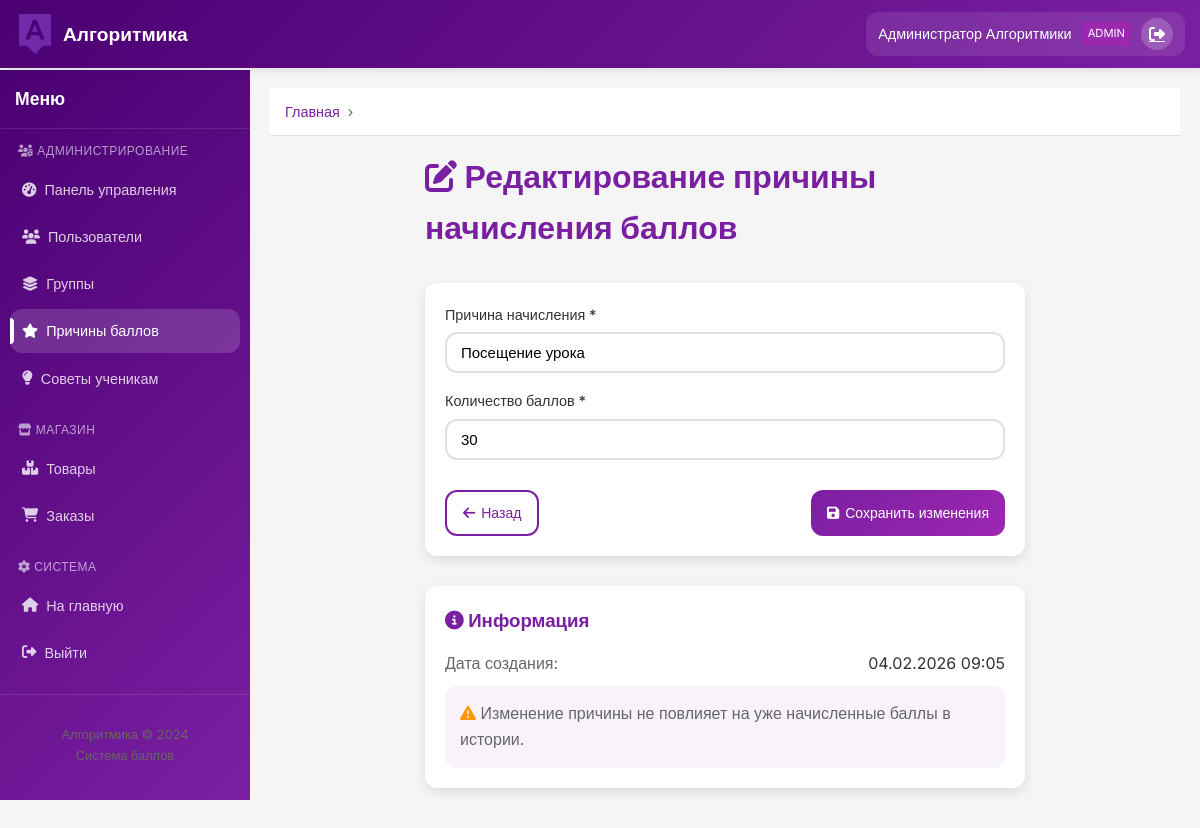
The app's page /admin/reward_reasons/1/edit (signed in) with its own data.
### app.py (models this page shows)
class User(UserMixin, db.Model):
    id = db.Column(db.Integer, primary_key=True)
    username = db.Column(db.String(80), unique=True, nullable=False)
    password = db.Column(db.String(200), nullable=False)
    visible_password = db.Column(db.String(80), nullable=True)
    first_name = db.Column(db.String(80), nullable=False)
    last_name = db.Column(db.String(80), nullable=False)
    role = db.Column(db.String(20), nullable=False)  # admin, teacher, student
    group_id = db.Column(db.Integer, db.ForeignKey('group.id'), nullable=True)
    points = db.Column(db.Integer, default=0)
    earned_points = db.Column(db.Integer, default=0)
    created_at = db.Column(db.DateTime, default=datetime.utcnow)
    group = db.relationship('Group', backref='students', foreign_keys=[group_id])
    points_history = db.relationship('PointsHistory', backref='user', lazy=True,
                                     foreign_keys='PointsHistory.user_id')
    orders = db.relationship('Order', backref='student', lazy=True,
                            foreign_keys='Order.student_id')

class RewardReason(db.Model):
    id = db.Column(db.Integer, primary_key=True)
    reason = db.Column(db.String(200), nullable=False)
    points = db.Column(db.Integer, nullable=False)
    order = db.Column(db.Integer, default=0)
    created_at = db.Column(db.DateTime, default=datetime.utcnow)

### app.py (the view)
@app.route('/admin/reward_reasons/<int:reason_id>/edit', methods=['GET', 'POST'])
@login_required
def edit_reward_reason(reason_id):
    if current_user.role != 'admin':
        return redirect(url_for('index'))
    reason = RewardReason.query.get_or_404(reason_id)
    if request.method == 'POST':
        reason.reason = request.form['reason']
        reason.points = int(request.form['points'])
        db.session.commit()
        flash('Причина обновлена', 'success')
        return redirect(url_for('admin_reward_reasons'))
    return render_template('admin/edit_reward_reason.html', reason=reason)

### app.py (called while the page is built)
@login_manager.user_loader
def load_user(user_id):
    return User.query.get(int(user_id))

@app.context_processor
def inject_now():
    return {'datetime': datetime}

### templates/admin/edit_reward_reason.html (shortened to what this page needs)
{% extends "base.html" %}
{% block content %}
<div class="container">
    <div style="max-width: 600px; margin: 0 auto;">
        <h1 style="color: var(--primary-color); margin-bottom: 30px;">
            <i class="fas fa-edit"></i> Редактирование причины начисления баллов
        </h1>
        <div class="card fade-in">
            <form method="POST" action="{{ url_for('edit_reward_reason', reason_id=reason.id) }}">
                <div class="form-group">
                    <label class="form-label">Причина начисления *</label>
                    <input type="text" name="reason" class="form-control"
                           value="{{ reason.reason }}" required>
                </div>
                <div class="form-group">
                    <label class="form-label">Количество баллов *</label>
                    <input type="number" name="points" class="form-control"
                           min="1" value="{{ reason.points }}" required>
                </div>
                <div style="display: flex; justify-content: space-between; margin-top: 30px;">
                    <a href="{{ url_for('admin_reward_reasons') }}" class="btn btn-secondary">
                        <i class="fas fa-arrow-left"></i> Назад
                    </a>
                    <button type="submit" class="btn btn-primary">
                        <i class="fas fa-save"></i> Сохранить изменения
                    </button>
                </div>
            </form>
        </div>
        <div class="card fade-in" style="margin-top: 30px;">
            <h3 style="color: var(--primary-color); margin-bottom: 15px;">
                <i class="fas fa-info-circle"></i> Информация
            </h3>
            <div style="display: flex; flex-direction: column; gap: 10px;">
                <div style="display: flex; justify-content: space-between;">
                    <span style="color: var(--text-light);">Дата создания:</span>
                    <span>{{ reason.created_at.strftime('%d.%m.%Y %H:%M') }}</span>
                </div>
                <div style="background: rgba(123, 31, 162, 0.05); padding: 15px; border-radius: var(--radius);">
                    <p style="margin-bottom: 0; color: var(--text-light);">
                        <i class="fas fa-exclamation-triangle" style="color: var(--warning-color);"></i>
                        Изменение причины не повлияет на уже начисленные баллы в истории.
                    </p>
                </div>
            </div>
        </div>
    </div>
</div>
{% endblock %}

### templates/base.html (shortened to what this page needs)
<!DOCTYPE html>
<html lang="ru">
<head>
    <link rel="stylesheet" href="{{ url_for('static', filename='css/style.css') }}">
    <link rel="stylesheet" href="https://cdnjs.cloudflare.com/ajax/libs/font-awesome/6.4.0/css/all.min.css">
</head>
<body>
    <nav class="navbar">
        <div class="container">
            <a href="/" class="logo">
                <img src="{{ url_for('static', filename='images/logo.png') }}" alt="Алгоритмика" style="height: 40px;">
                <span>Алгоритмика</span>
            </a>
            {% if current_user.is_authenticated %}
            <div class="user-menu">
                <span class="user-name">{{ current_user.first_name }} {{ current_user.last_name }}</span>
                <span class="user-role">{{ current_user.role|capitalize }}</span>
                <a href="{{ url_for('logout') }}" class="btn-logout" title="Выйти">
                    <i class="fas fa-sign-out-alt"></i>
                </a>
            </div>
            {% endif %}
        </div>
    </nav>
    <div class="main-wrapper">
        {% if current_user.is_authenticated %}
        <aside class="sidebar">
            <div class="sidebar-content">
                <div class="sidebar-header">
                    <h3>Меню</h3>
                </div>
                <nav class="sidebar-nav">
                    {% if current_user.role == 'admin' %}
                    <div class="nav-section">
                        <h4 class="nav-section-title">
                            <i class="fas fa-users-cog"></i> Администрирование
                        </h4>
                        <ul>
                            <li>
                                <a href="{{ url_for('admin_dashboard') }}"
                                   class="{% if request.endpoint == 'admin_dashboard' %}active{% endif %}">
                                    <i class="fas fa-tachometer-alt"></i> Панель управления
                                </a>
                            </li>
                            <li>
                                <a href="{{ url_for('admin_users') }}"
                                   class="{% if request.endpoint in ['admin_users', 'create_users', 'user_detail'] %}active{% endif %}">
                                    <i class="fas fa-users"></i> Пользователи
                                </a>
                            </li>
                            <li>
                                <a href="{{ url_for('admin_groups') }}"
                                   class="{% if request.endpoint in ['admin_groups', 'create_group', 'group_detail'] %}active{% endif %}">
                                    <i class="fas fa-layer-group"></i> Группы
                                </a>
                            </li>
                            <li>
                                <a href="{{ url_for('admin_reward_reasons') }}"
                                   class="{% if request.endpoint in ['admin_reward_reasons', 'create_reward_reason', 'edit_reward_reason'] %}active{% endif %}">
                                    <i class="fas fa-star"></i> Причины баллов
                                </a>
                            </li>
                            <li>
                                <a href="{{ url_for('admin_tips') }}"
                                   class="{% if request.endpoint == 'admin_tips' %}active{% endif %}">
                                    <i class="fas fa-lightbulb"></i> Советы ученикам
                                </a>
                            </li>
                        </ul>
                    </div>
                    <div class="nav-section">
                        <h4 class="nav-section-title">
                            <i class="fas fa-store"></i> Магазин
                        </h4>
                        <ul>
                            <li>
                                <a href="{{ url_for('admin_shop') }}"
                                   class="{% if request.endpoint in ['admin_shop', 'product_detail'] %}active{% endif %}">
                                    <i class="fas fa-boxes"></i> Товары
                                </a>
                            </li>
                            <li>
                                <a href="{{ url_for('admin_orders') }}"
                                   class="{% if request.endpoint in ['admin_orders', 'order_detail'] %}active{% endif %}">
                                    <i class="fas fa-shopping-cart"></i> Заказы
                                </a>
                            </li>
                        </ul>
                    </div>
                    {% endif %}
                    <div class="nav-section">
                        <h4 class="nav-section-title">
                            <i class="fas fa-cog"></i> Система
                        </h4>
                        <ul>
                            <li>
                                <a href="{{ url_for('index') }}">
                                    <i class="fas fa-home"></i> На главную
                                </a>
                            </li>
                            <li>
                                <a href="{{ url_for('logout') }}">
                                    <i class="fas fa-sign-out-alt"></i> Выйти
                                </a>
                            </li>
                        </ul>
                    </div>
                </nav>
                <div class="sidebar-footer">
                    <div style="text-align: center; padding: 15px; color: var(--text-light); font-size: 0.8rem;">
                        <p>Алгоритмика © 2024</p>
                        <p>Система баллов</p>
                    </div>
                </div>
            </div>
        </aside>
        {% endif %}
        <main class="main-content {% if not current_user.is_authenticated %}full-width{% endif %}">
            {% if current_user.is_authenticated %}
            <div class="breadcrumbs">
                <div class="container">
                    <a href="{{ url_for('index') }}">Главная</a>
                </div>
            </div>
            {% endif %}
            {% block content %}{% endblock %}
        </main>
    </div>
</body>
</html>

### records on screen
User: first_name "Администратор", last_name "Алгоритмики", role "ADMIN"
RewardReason: reason "Посещение урока", points "30", created_at "04.02.2026 09:05"
